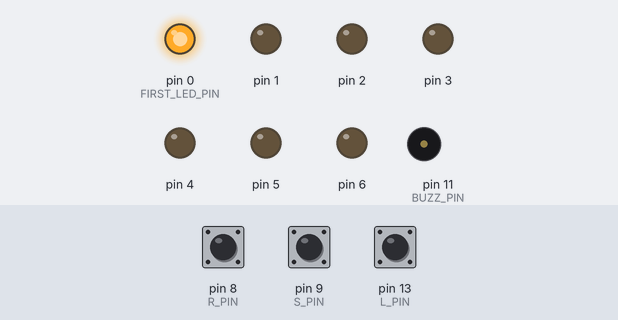
The sketch below on a simulated Arduino Uno, built with avr-gcc and run on an emulated ATmega328P. Parts: output pins drawn as LEDs (lit = HIGH), buzzer (waves = sounding). The inputs (shaded band) are chosen by the test bench; at power-on: pin 8 (R_PIN) HIGH, pin 13 (L_PIN) HIGH, pin 9 (S_PIN) HIGH.

Above: at 1.2 s.
1.3 s: pin 8 (R_PIN) pulled LOW for 3.2 s
At 1.7 s:
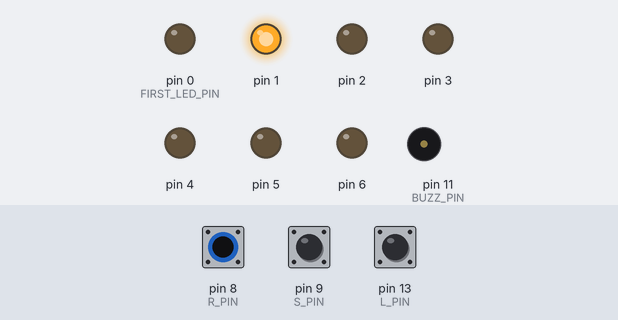
6.0 s: pin 8 (R_PIN) pulled LOW for 0.15 s
At 6.8 s:
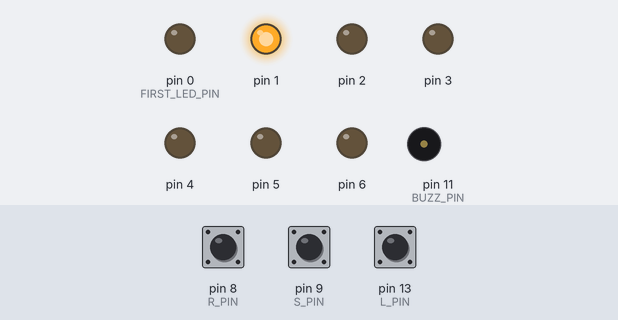
7.6 s: pin 8 (R_PIN) pulled LOW for 1 s
At 9.9 s:
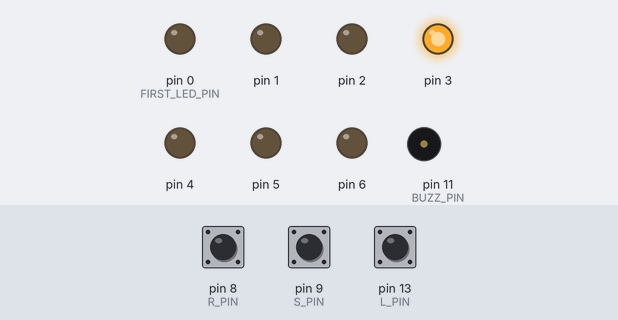
10.2 s: pin 13 (L_PIN) pulled LOW for 0.15 s
At 11.2 s:
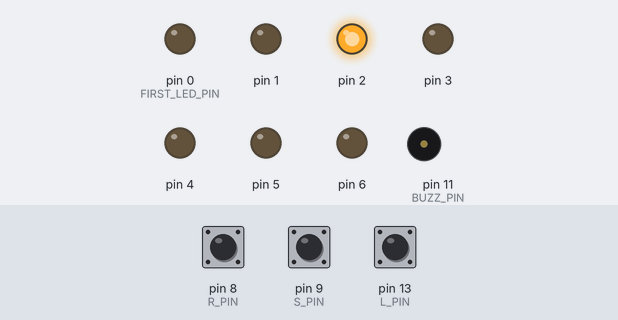
11.8 s: pin 13 (L_PIN) pulled LOW for 1 s
At 12.8 s:
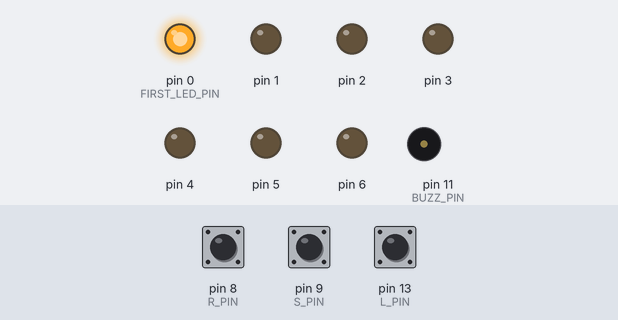
Timing chart, 0 to 14.8 s (numbered marks = the images above; inputs shaded):
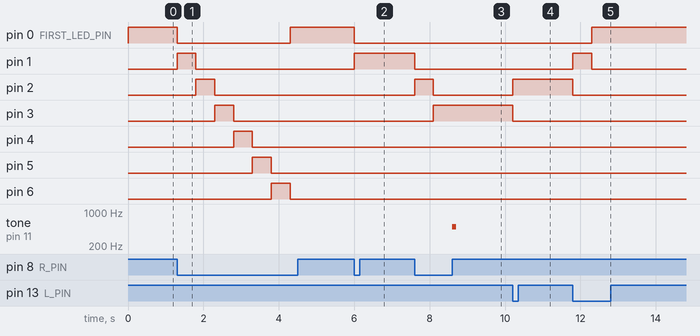

Measured:
- after the input at 1.3 s, pin 0 (FIRST_LED_PIN): HIGH → LOW at once, → HIGH 3.0 s later; pin 1: LOW → HIGH at once, → LOW 0.50 s later; pin 2: LOW → HIGH after 0.50 s, → LOW 0.50 s later; pin 3: LOW → HIGH after 1.0 s, → LOW 0.50 s later; pin 4: LOW → HIGH after 1.5 s, → LOW 0.50 s later
- after the input at 6.0 s, pin 0 (FIRST_LED_PIN): HIGH → LOW at once; pin 1: LOW → HIGH at once
- after the input at 7.6 s, pin 1: HIGH → LOW at once; pin 2: LOW → HIGH at once, → LOW 0.50 s later; pin 3: LOW → HIGH after 0.50 s; tone on pin 11 (BUZZ_PIN): silent → 500 Hz after 1.0 s, → silent 0.10 s later
- after the input at 10.2 s, pin 2: LOW → HIGH at once; pin 3: HIGH → LOW at once
- after the input at 11.8 s, pin 0 (FIRST_LED_PIN): LOW → HIGH after 0.50 s; pin 1: LOW → HIGH at once, → LOW 0.50 s later; pin 2: HIGH → LOW at once

The sketch:

led-game.ino
```cpp
#define FIRST_LED_PIN 0
#define LED_COUNT 7
#define L_PIN 13
#define R_PIN 8
#define BUZZ_PIN 11
#define S_PIN 9

int activeLED = FIRST_LED_PIN;
int* delayTime = new int[5] {20, 50, 100, 250, 500};
int speed = 4;
bool notified = false;
bool speedIsUp = false;

void setup() {
  for (int pin = FIRST_LED_PIN; pin < FIRST_LED_PIN + LED_COUNT; pin++)
    pinMode(pin, OUTPUT);

  pinMode(L_PIN, INPUT_PULLUP);
  pinMode(R_PIN, INPUT_PULLUP);
  pinMode(S_PIN, INPUT_PULLUP);
  pinMode(BUZZ_PIN, OUTPUT);

  digitalWrite(activeLED, HIGH);
}

void loop() {
  bool isDownL = !digitalRead(L_PIN);
  bool isDownR = !digitalRead(R_PIN);

  if (isClicked(S_PIN, &speedIsUp)) {
    speed--;

    if (speed == -1) speed = 4;
  }

  if ((isDownL && isDownR) || (!isDownL && !isDownR)) {
    if(activeLED == FIRST_LED_PIN + 3 && !notified) {
      tone(BUZZ_PIN, 500, 100);
      notified = true;
    }

    return;
  }

  notified = false;

  if (isDownL) {
    activeLED--;

    if (activeLED < FIRST_LED_PIN) {
      activeLED = FIRST_LED_PIN + LED_COUNT - 1;
      digitalWrite(FIRST_LED_PIN, LOW);
    }
    else {
      digitalWrite(activeLED + 1, LOW);
    }

    digitalWrite(activeLED, HIGH);
    delay(delayTime[speed]);
  }

  if (isDownR) {
    activeLED++;

    if (activeLED >= FIRST_LED_PIN + LED_COUNT) {
      activeLED = FIRST_LED_PIN;
      digitalWrite(FIRST_LED_PIN + LED_COUNT - 1, LOW);
    }
    else {
      digitalWrite(activeLED - 1, LOW);
    }

    digitalWrite(activeLED, HIGH);
    delay(delayTime[speed]);
  }
}

bool isClicked(int pin, bool* wasUp) {
  bool isUp = digitalRead(pin);
  bool clicked = false;

  if (*wasUp && !isUp) {
    delay(10);

    isUp = digitalRead(pin);

    if (!isUp) clicked = true;
  }

  *wasUp = isUp;

  return clicked;
}
```
